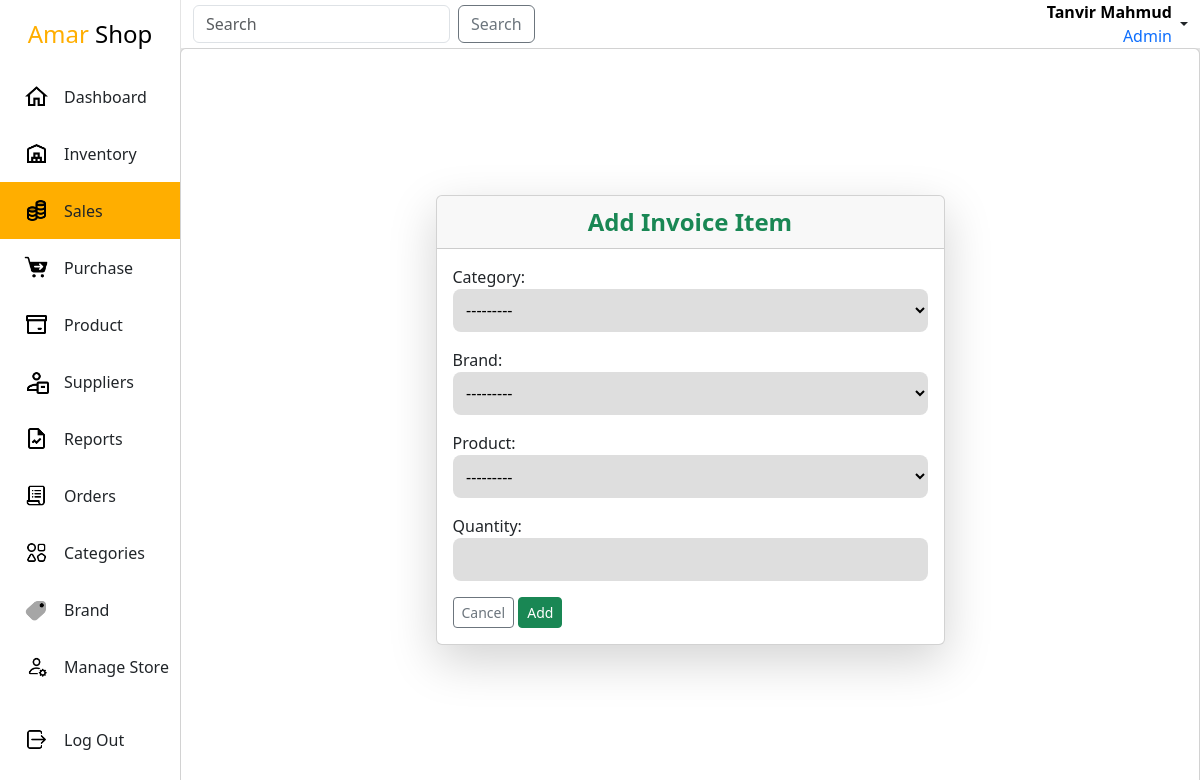
Page /admin-panel/sales/new-sale/6/invoice/add-item/ (signed in) on the committed database.
### app/models.py (models this page shows, shortened)
class User(AbstractBaseUser, PermissionsMixin):
    email = models.EmailField(max_length=255, unique=True)
    first_name = models.CharField(max_length=255)
    last_name = models.CharField(max_length=255, blank=True, null=True)
    is_active = models.BooleanField(default=True)
    is_staff = models.BooleanField(default=False)
    profile_pic = models.ImageField(upload_to=profile_image_path, null=True, blank=True)
    objects = UserManager()
    USERNAME_FIELD = 'email'
    REQUIRED_FIELDS = ['first_name', 'last_name']

class Categories(models.Model):
    category = models.CharField(max_length=255, unique=True)
    class Meta:
        ordering = ['-id']
    def __str__(self):
        return self.category

class Brand(models.Model):
    brand = models.CharField(max_length=255, unique=True)
    class Meta:
        ordering = ['-id']
    def __str__(self):
        return self.brand

class Inventory(models.Model):
    product = models.OneToOneField(Product, on_delete=models.CASCADE, unique=True)
    quantity = models.PositiveIntegerField()
    unit_price = models.PositiveIntegerField(null=True,blank=True)
    unit_cost = models.PositiveIntegerField()
    total_cost = models.PositiveBigIntegerField(null=True, blank=True)
    valuation = models.PositiveBigIntegerField(null=True, blank=True)
    profit = models.PositiveBigIntegerField(null=True, blank=True)
    last_updated = models.DateTimeField(auto_now=True)
    created_at = models.DateTimeField(auto_now_add=True)
    class Meta:
        ordering = ['-created_at']
    def __str__(self):
        return self.product.model

### app/views.py (the view, shortened to what this page needs)
# urls.py: path('sales/new-sale/<str:pk>/invoice/add-item/',InvoiceAddItem.as_view(),name='invoice-add-item'),
class InvoiceAddItem(SuperuserRequiredMixin, CreateView):
    model = ProductLineUp
    form_class = ProductLineUpForm
    template_name = 'inventory/sales/invoiceAddItem.html'
    def get_context_data(self, **kwargs):
        context = super().get_context_data(**kwargs)
        context['email'] = self.kwargs.get('pk',None)
        return context

### app/forms.py
class ProductLineUpForm(forms.ModelForm):
    category = forms.ModelChoiceField(queryset=Categories.objects.all(), required=False)
    brand = forms.ModelChoiceField(queryset=Brand.objects.all(), required=False)
    class Meta:
        model = ProductLineUp
        fields = ['product','quantity']
    def __init__(self, *args, **kwargs):
        super().__init__(*args, **kwargs)
        self.fields['product'].queryset = Inventory.objects.all()

### app/views.py (called while the page is built)
    def test_func(self):
        return self.request.user.is_superuser

### templates/inventory/sales/invoiceAddItem.html (shortened to what this page needs)
{% extends "Layout.html" %}
{% load static %}
{%block link%}
    <link rel="stylesheet" href="{%static 'css/inventory.css'%}">
{%endblock link%}
{%block main%}
<div class="inventory">
    <div class="card height-100 d-flex justify-content-center align-items-center">
        <div class="card shadow-lg width-50">
            <div class="card-header text-center text-success fs-4 fw-bold">Add Invoice Item</div>
            <div class="card-body">
                <form method="post">
                    <div class="mb-3">
                        <label for="id_category">Category:</label>
                        {{ form.category }}
                    </div>
                    <div class="mb-3">
                        <label for="id_brand">Brand:</label>
                        {{ form.brand }}
                    </div>
                    <div class="mb-3">
                        <label for="id_product">Product:</label>
                        {{ form.product }}
                    </div>
                    <div class="mb-3">
                        <label for="id_quantity">Quantity:</label>
                        {{ form.quantity }}
                    </div>
                    <div>
                        <a href="{%url 'invoice-list' email%}" class="btn btn-sm btn-outline-secondary">Cancel</a>
                        <button type="submit" class="btn btn-sm btn-success">Add</button>
                    </div>
                </form>
            </div>
        </div>
    </div>
</div>
{%endblock main%}

### templates/Layout.html (shortened to what this page needs)
{% load static %}
<!DOCTYPE html>
<html lang="en">
<head>
    {% load bootstrap5 %}
    {% bootstrap_css %}
    {%block link%}{%endblock link%}
    <link rel="stylesheet" href="{% static 'css/layout.css'%}">
</head>
<body>
    <div class="mother-div">
        <div class="sidebar">
            <div class="upper">
                <div class="branding">
                    <a href="{%url 'dashboard'%}">
                        <span class="gedget">Amar</span> Shop
                    </a>
                </div>
                <ul class="navList">
                    <li class="navItem">
                        <a href="{%url 'dashboard'%}">
                            <img src="{%static 'icons/nav/home.png'%}" width="25" alt="Dashboard"/>
                            <div class="navtitle">Dashboard</div>
                        </a>
                    </li>
                    <li class="navItem">
                        <a href="{%url 'inventory-list'%}" >
                            <img src="{%static 'icons/nav/inventory.png'%}" width="25" alt="Inventory"/>
                            <div class="navtitle">Inventory</div>
                        </a>
                    </li>
                    <li class="navItem">
                        <a href="{%url 'sales-list'%}" >
                            <img src="{%static 'icons/nav/sales.png'%}" width="25" alt="Inventory"/>
                            <div class="navtitle">Sales</div>
                        </a>
                    </li>
                    <li class="navItem">
                        <a href="{%url 'purchase-list'%}" >
                            <img src="{%static 'icons/nav/purchase.png'%}" width="25" alt="Inventory"/>
                            <div class="navtitle">Purchase</div>
                        </a>
                    </li>
                    <li class="navItem">
                        <a href="{%url 'product-list'%}">
                            <img src="{%static 'icons/nav/product.png'%}" width="25" alt="Orders"/>
                            <div class="navtitle">Product</div>
                        </a>
                    </li>
                    <li class="navItem">
                        <a href="{%url 'supplier-list'%}">
                            <img src="{%static 'icons/nav/suppliers.png'%}" width="25" alt="Suppliers"/>
                            <div class="navtitle">Suppliers</div>
                        </a>
                    </li>
                    <li class="navItem">
                        <a href="{%url 'reports'%}">
                            <img src="{%static 'icons/nav/reports.png'%}" width="25" alt="Reports"/>
                            <div class="navtitle">Reports</div>
                        </a>
                    </li>
                    <li class="navItem">
                        <a href="{%url 'orders'%}">
                            <img src="{%static 'icons/nav/orders.png'%}" width="25" alt="Orders"/>
                            <div class="navtitle">Orders</div>
                        </a>
                    </li>
                    <li class="navItem">
                        <a href="{%url 'category-list'%}">
                            <img src="{%static 'icons/nav/category.png'%}" width="25" alt="Orders"/>
                            <div class="navtitle">Categories</div>
                        </a>
                    </li>
                    <li class="navItem">
                        <a href="{%url 'brand-list'%}">
                            <img src="{%static 'icons/nav/brand.png'%}" width="25" alt="Orders"/>
                            <div class="navtitle">Brand</div>
                        </a>
                    </li>
                    <li class="navItem">
                        <a href="{%url 'manage'%}">
                            <img src="{%static 'icons/nav/manage.png'%}" width="25" alt="Manage_Store"/>
                            <div class="navtitle">Manage Store</div>
                        </a>
                    </li>
                </ul>
            </div>
            <div class="lower">
                <ul class="navList">
                    <li class="navItem">
                        <a href="{%url 'admin-logout'%}">
                            <img src="{%static 'icons/nav/logout.png'%}" width="25" alt="Logout"/>
                            <div class="navtitle">Log Out</div>
                        </a>
                    </li>
                </ul>
            </div>
        </div>
        <div class="content">
            <nav class="navbar navbar-light navbar-w bg-white p-0">
                <div class="container-fluid">
                    <form class="d-flex">
                        <input class="form-control me-2" type="search" placeholder="Search" aria-label="Search">
                        <button class="btn btn-outline-secondary" type="submit">Search</button>
                    </form>
                    <div class="nav-item dropdown">
                        <a class="nav-link dropdown-toggle d-flex align-items-center" href="#" id="navbarDropdownMenuLink" role="button" data-bs-toggle="dropdown" aria-expanded="false">
                            <div class="text-end text-black me-1">
                                <div class="fw-bold">{{request.user.first_name}} {{request.user.last_name}}</div>
                                <div class="text-primary">Admin</div>
                            </div>
                        </a>
                    </div>
                </div>
            </nav>
            <div class="main-content">
                {%block main%}
                {%endblock main%}
            </div>
        </div>
    </div>
</body>
</html>

### static/css/inventory.css (style rules this page uses)
.inventory { width: 100%; height: 100%; overflow: scroll; }
ul { list-style-type: none; padding: 0; }
.height-100 { height: 100%; }
.width-50 { width: 50%; }

### static/css/layout.css (style rules this page uses)
* { padding: 0; margin: 0; box-sizing: border-box; }
a { text-decoration: none; color: black; }
.mother-div { width: 100vw; height: 100vh; background: rgb(228, 228, 228); display: flex; justify-content: space-between; }
.sidebar { width: 15vw; height: 100%; background: white; display: flex; flex-direction: column; justify-content: space-between; align-items: center; }
.upper { width: 100%; height: auto; }
.branding { width: 100%; text-align: center; padding: 1rem 0; font-size: 1.5rem; }
.branding a { text-decoration: none; }
.gedget { color: rgb(255, 174, 0); }
.navList { list-style-type: none; margin: 0; padding: 0; overflow: hidden; }
.navItem { width: 100%; display: flex; align-items: center; transition: all .300s ease; }
.navItem a { text-decoration: none; width: 100%; height: 100%; padding: 1rem 0; padding-left: 1.5rem; display: flex; align-items: center; color: inherit; }
.navtitle { margin-left: 15px; }
.lower { width: 100%; height: auto; padding-bottom: 2rem; }
.content { width: 85vw; height: 100vh; }
.navbar-w { width: 100%; border-left: 1px solid rgb(228, 228, 228); }
.selected { background: rgb(255, 174, 0); }
.main-content { width: 100%; height: 93%; }
input, select,textarea { width: 100%; padding: .6rem; border: none; border-radius: 8px; background-color: rgba(218, 218, 218, 0.878); }

### rows in the picture
User: user.first_name "Tanvir", user.last_name "Mahmud"
Categories: category "---------"
Brand: brand "---------"
Inventory: product "---------"
